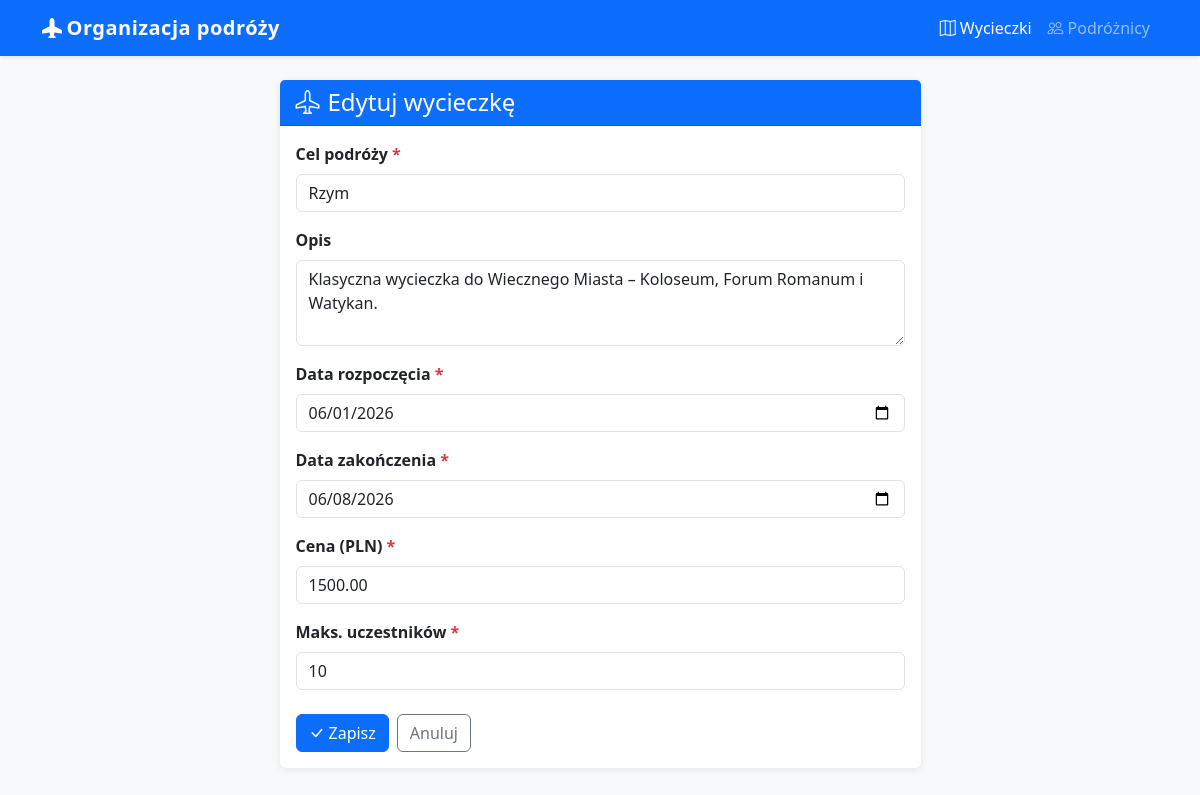
/trips/1/edit/, run on the app's committed database.
### travels/models.py (models this page shows, shortened)
class Trip(models.Model):
    destination = models.CharField('cel podróży', max_length=200)
    description = models.TextField('opis', blank=True)
    start_date = models.DateField('data rozpoczęcia')
    end_date = models.DateField('data zakończenia')
    price = models.DecimalField(
        'cena (PLN)',
        max_digits=8,
        decimal_places=2,
        validators=[MinValueValidator(0)],
    )
    max_participants = models.PositiveIntegerField('maks. uczestników', default=10)
    class Meta:
        ordering = ['start_date']
        verbose_name = 'wycieczka'
        verbose_name_plural = 'wycieczki'

### travels/views.py (the view)
# urls.py: path('trips/<int:pk>/edit/', views.trip_edit, name='trip_edit'),
def trip_edit(request, pk):
    trip = get_object_or_404(Trip, pk=pk)
    form = TripForm(request.POST or None, instance=trip)
    if form.is_valid():
        form.save()
        messages.success(request, 'Wycieczka została zaktualizowana.')
        return redirect('trip_detail', pk=trip.pk)
    return render(request, 'travels/trip_form.html', {
        'form': form,
        'title': 'Edytuj wycieczkę',
        'trip': trip,
    })

### travels/forms.py (shortened to what this page needs)
class TripForm(forms.ModelForm):
    class Meta:
        model = Trip
        fields = ['destination', 'description', 'start_date', 'end_date', 'price', 'max_participants']
        widgets = {
            'start_date': forms.DateInput(attrs={'type': 'date'}, format='%Y-%m-%d'),
            'end_date': forms.DateInput(attrs={'type': 'date'}, format='%Y-%m-%d'),
            'description': forms.Textarea(attrs={'rows': 3}),
        }
    def __init__(self, *args, **kwargs):
        super().__init__(*args, **kwargs)
        for field in self.fields.values():
            field.widget.attrs.setdefault('class', 'form-control')
        today = datetime.date.today().isoformat()
        self.fields['start_date'].widget.attrs['min'] = today
        self.fields['end_date'].widget.attrs['min'] = today

### travels/templates/travels/trip_form.html (shortened to what this page needs)
{% extends "travels/base.html" %}
{% block nav_trips %}active{% endblock %}
{% block content %}
<div class="row justify-content-center">
  <div class="col-lg-7">
    <div class="card">
      <div class="card-header bg-primary text-white">
        <h4 class="mb-0"><i class="bi bi-airplane me-2"></i>{{ title }}</h4>
      </div>
      <div class="card-body">
        <form method="post" novalidate>
          {% for field in form %}
          <div class="mb-3">
            <label for="{{ field.id_for_label }}" class="form-label fw-semibold">
              {{ field.label }}{% if field.field.required %} <span class="text-danger">*</span>{% endif %}
            </label>
            {{ field }}
          </div>
          {% endfor %}
          <div class="d-flex gap-2 mt-4">
            <button type="submit" class="btn btn-primary">
              <i class="bi bi-check-lg me-1"></i>Zapisz
            </button>
            {% if trip %}
              <a href="{% url 'trip_detail' trip.pk %}" class="btn btn-outline-secondary">Anuluj</a>
            {% else %}
              <a href="{% url 'trip_list' %}" class="btn btn-outline-secondary">Anuluj</a>
            {% endif %}
          </div>
        </form>
      </div>
    </div>
  </div>
</div>
{% endblock %}

### travels/templates/travels/base.html (style rules this page uses)
body { background-color: #f8f9fa; }
.card { border: none; box-shadow: 0 2px 8px rgba(0,0,0,.08); }

### data on the page
Trip: form "Rzym" "Klasyczna wycieczka do Wiecznego Miasta – Koloseum, Forum Romanum i Watykan." "06/01/2026" "06/08/2026" "1500.00" "10"

### other printed values
{{ title }} "Edytuj wycieczkę"
{{ field.label }} "Cel podróży" "Opis" "Data rozpoczęcia" "Data zakończenia" "Cena (PLN)" "Maks. uczestników"
